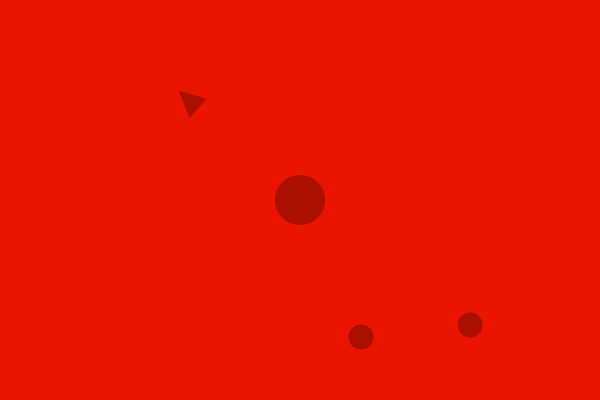
Frame 1 (no input)
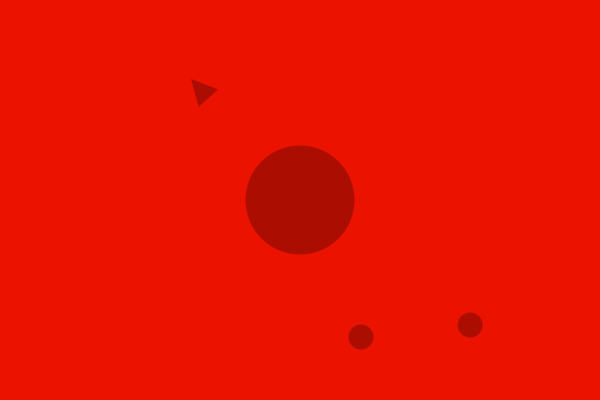
Frame 60 (the mouse pressed at the canvas centre just before this capture)
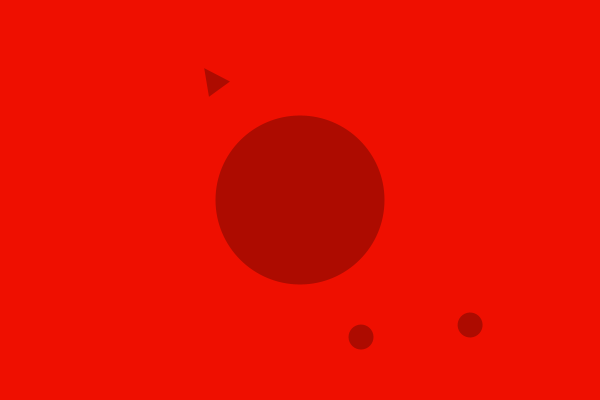
Frame 120 (the mouse held since frame 60 and released just before this capture)

The Processing sketch that drew these frames (run headless with seeded random() and noise(); from frame 60 on, the mouse is pressed at the canvas centre):

// Processing sketch: HWCLOCK
// ── HWCLOCK.pde
float r, speed;

void setup() {
  size(600, 400);
  background(255);
  noStroke();
  rectMode(CENTER);
  r = 50;
  speed = 1;
}

void draw() {
  float h = map((hour()%12), 0, 12, 0, 360);
  float m = map(minute(), 0, 60, 0, 360);
  float s = map(second(), 0, 60, 0, 360);
  float c = map(second(), 0, 60, 100, 255);
  background(c, 255-c, 0); 
  fill(0, 70); 
  ellipse(width/2, height/2, r, r);
  r = r + speed;
  if (r > 200 || r < 50) {
    speed = speed * -1;
  }
  //Hours
  pushMatrix();
  translate(width, height);
  rotate(radians(h));
  ellipse(0, -150, 25, 25);
  popMatrix();
  //Minutes
  pushMatrix();
  translate(width/2, height/2);
  rotate(radians(m));
  ellipse(0, -150, 25, 25);
  popMatrix();
  //Seconds
  pushMatrix();
  translate(width/2, height/2);
  rotate(radians(s));
  pushMatrix();
  translate(0, -150);
  triangle(0, -13, 13, 13, -13, 13);
  popMatrix();
  popMatrix();
}
